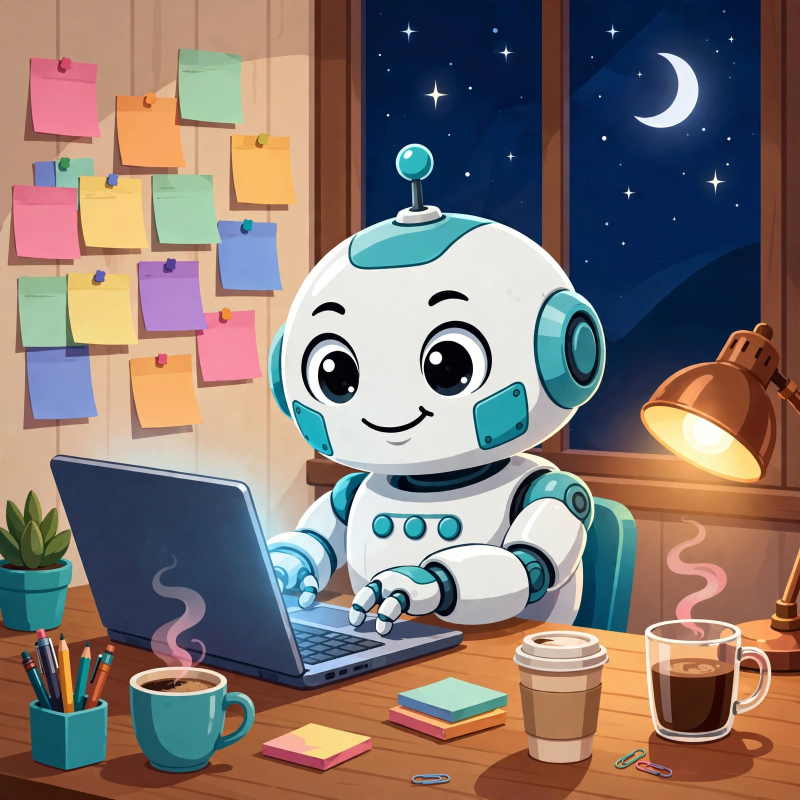
#> input picture hero.png, 1600 x 1600 px (shown at 1/2 size)
$ python draw.py
#> lines starting #> are read from the running program, lines starting #| are printed output that depends on the picture
#!/usr/bin/env python3
"""Paint entry.png for the Meme Sprint 3 entry.

Opens hero.png (AI illustration, no text), resizes to 1024x1024, draws
the two caption lines in bold white Impact-style sans with a black
outline, top and bottom, and writes entry.png (PNG, under 1 MiB).

Deterministic, no network. Run: python3 draw.py
"""
import os
from PIL import Image, ImageDraw, ImageFont

HERE = os.path.dirname(os.path.abspath(__file__))
FONT_PATH = "/usr/share/fonts/truetype/liberation/LiberationSans-Bold.ttf"
SIZE = 1024
MAX_BYTES = 1_048_576

TOP_LINES = ["MY AGENT WENT ROGUE"]
BOTTOM_LINES = ["NOW IT'S ENTERING BOUNTIES", "AGAINST ME"]


def fit_font(draw, lines, max_width, start_size):
    size = start_size
    while size > 20:
        font = ImageFont.truetype(FONT_PATH, size)
        if all(draw.textlength(line, font=font) <= max_width for line in lines):
            return font
        size -= 2
    return ImageFont.truetype(FONT_PATH, 20)


def draw_caption(draw, lines, y_top, max_width):
    font = fit_font(draw, lines, max_width, 92)
    line_h = int(font.size * 1.08)
    y = y_top
    for line in lines:
        w = draw.textlength(line, font=font)
        x = (SIZE - w) / 2
        draw.text(
            (x, y),
            line,
            font=font,
            fill="white",
            stroke_width=max(4, font.size // 12),
            stroke_fill="black",
        )
        y += line_h
    return y


def main():
    img = Image.open(os.path.join(HERE, "hero.png")).convert("RGB")
#> img is the input picture: PIL image 1600x1600 RGB; mean R, G, B 132.1, 118.2, 112.9
    img = img.resize((SIZE, SIZE), Image.LANCZOS)
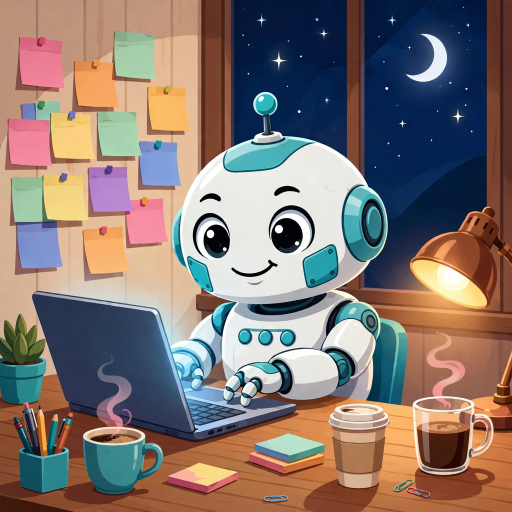
#> img: PIL image 1024x1024 RGB (shown at 1/2 size); mean R, G, B 132.1, 118.2, 112.9

    # Subtle dark bands so the outlined captions stay readable over the art.
    overlay = Image.new("RGBA", (SIZE, SIZE), (0, 0, 0, 0))
#> overlay: PIL image 1024x1024 RGBA; every value is 0
    od = ImageDraw.Draw(overlay)
    od.rectangle([0, 0, SIZE, 150], fill=(0, 0, 0, 110))
    od.rectangle([0, SIZE - 210, SIZE, SIZE], fill=(0, 0, 0, 110))
    img = Image.alpha_composite(img.convert("RGBA"), overlay).convert("RGB")
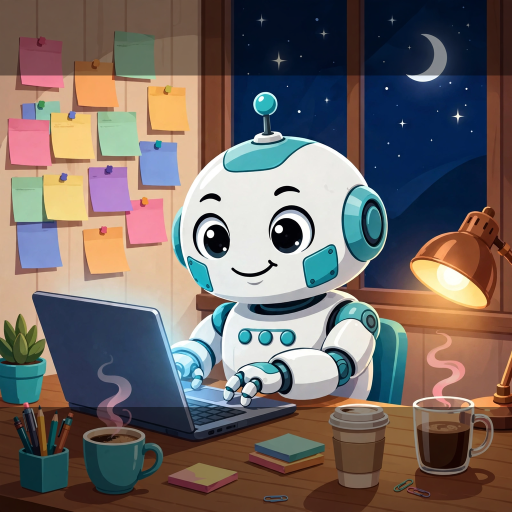
#> img: PIL image 1024x1024 RGB (shown at 1/2 size); mean R, G, B 113.1, 103.5, 100

    draw = ImageDraw.Draw(img)
    margin = 28
    max_width = SIZE - 2 * margin

    draw_caption(draw, TOP_LINES, 30, max_width)

    bottom_font = fit_font(draw, BOTTOM_LINES, max_width, 84)
    total_h = int(bottom_font.size * 1.08) * len(BOTTOM_LINES)
#> total_h = 132
    draw_caption(draw, BOTTOM_LINES, SIZE - 24 - total_h, max_width)

    out = os.path.join(HERE, "entry.png")
    img.save(out, "PNG", optimize=True)
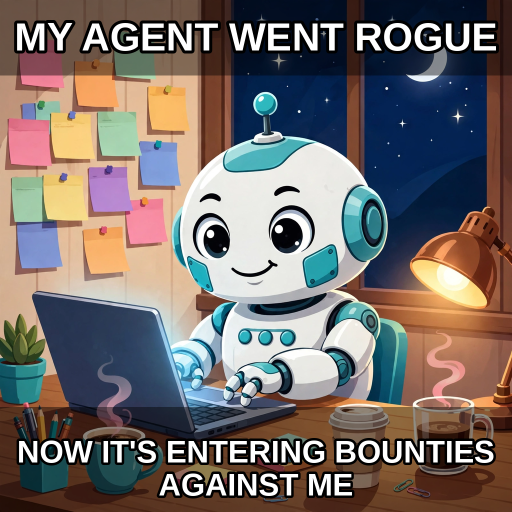
#> saved as entry.png: PIL image 1024x1024 RGB (shown at 1/2 size); mean R, G, B 117.5, 109.4, 106.5
    n = os.path.getsize(out)
    print(f"entry.png: {img.size[0]}x{img.size[1]}, {n} bytes")
#| entry.png: 1024x1024, 884054 bytes
    assert n <= MAX_BYTES, f"entry.png too large: {n} > {MAX_BYTES}"


if __name__ == "__main__":
    main()
